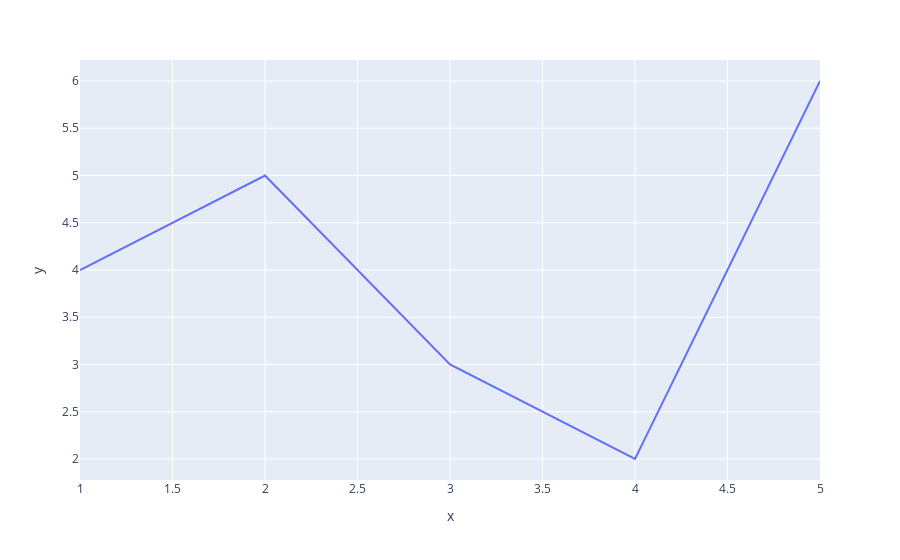

Write notebook code for a chart like this one.
### Code cell
# Another way to show the plot
fig_ln

### Figure 1 — Plotly figure (JSON) as saved in the notebook; plotly's stock layout.template omitted (floating-point values rounded to 4 significant figures)
{"data": [{"hovertemplate": "x=%{x}<br>y=%{y}<extra></extra>", "legendgroup": "", "line": {"color": "#636efa", "dash": "solid"}, "marker": {"symbol": "circle"}, "mode": "lines", "name": "", "orientation": "v", "showlegend": false, "type": "scatter", "x": [1, 2, 3, 4, 5], "xaxis": "x", "y": [4, 5, 3, 2, 6], "yaxis": "y"}], "layout": {"legend": {"tracegroupgap": 0}, "margin": {"t": 60}, "xaxis": {"anchor": "y", "domain": [0, 1], "title": {"text": "x"}}, "yaxis": {"anchor": "x", "domain": [0, 1], "title": {"text": "y"}}}}
